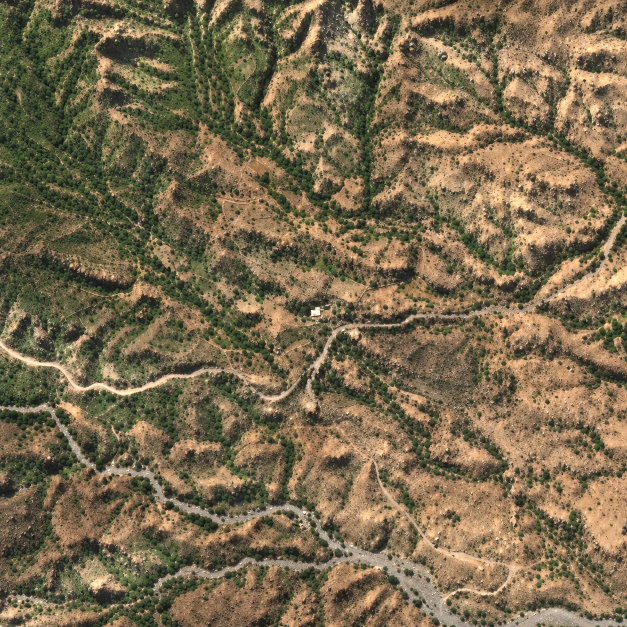
#> input picture assets/originals/velmora/ops1/x3/0_0.png, 1254 x 1254 px, found by its file name (shown at 1/2 size)
$ python make_region.py
#> lines starting #> are read from the running program, lines starting #| are printed output that depends on the picture
"""The ground around the theatre, for the F-15SA's view from altitude (docs/ASSETS.md, «أرض المنطقة»).

  python3 tools/make_region.py      # build/region_inner.png, the game's region.jpg and outer1-3.jpg, and their places

Inputs (assets/originals/terrain/):
  theatre_zoom1.png        the generator's zoom-out around the theatre (1254 px, about 4.4 km)
  theatre_zoom1_x3/c_r.png the same, regenerated at 3x in a 3 x 3 grid (column_row, 1254 px each, about 1.17 m/px)
  theatre_zoom2.png        a zoom-out of theatre_zoom1 (1254 px, about 8.3 km)
  theatre_zoom3.png        a zoom-out of theatre_zoom2 (16.8 km; it came at 4096 px, an upscale of about 2048: kept at 2048)
  theatre_zoom4.png        a zoom-out of theatre_zoom3 (33.5 km; the same)
The theatre itself is maps/theater/tiles/0 (its w x h from data/maps/theater/map.json, at 0.85 m/px).

1. The nine tiles are laid on their grid. Each was detailed on its own, so their colour drifts a little and their
   seams show: the low frequencies (blur sigma 24 px, about 28 m) are taken from the zoom-out, the detail from the tiles.
2. The theatre is found in the result (SIFT against the zoom-out, refined by ECC on the region, then the nearest turn
   and scale) and put back over the generator's redrawing of it, faded in over its outer 60 px (about 50 m), so the
   playable map stays the game's own pixels; all but its eastern plain (see keep()).
3. The three zoom-outs round it (outer()): each found in the next (SIFT, then ECC), its colour brought to the one inside
   it, and each picture faded at its edge into the next one out, so the game simply stacks them, opaque.
4. For the game: maps/theater/tiles/region.jpg and outer1-3.jpg, and their places in the theatre ('region' and 'outer'
   in data/maps/theater/map.json), and outer_far.jpg, a soft copy of the last one that the game mirrors round it. Its
   open sea is laid calm (calm_sea), and 'outerSea' says how far across it that sea runs on every row: the game fills
   the theatre's west, past the copy's own sea, from that strip alone (the mirror copies had brought the coast back
   into the sea 33 km out, and the reefs again between).
Needs opencv-python-headless and scipy (pip).
"""
import json
import os
import cv2
import numpy as np
from scipy import ndimage

ROOT = os.path.dirname(os.path.dirname(os.path.abspath(__file__)))
TER = os.path.join(ROOT, 'assets', 'originals', 'terrain')
OUT = os.path.join(ROOT, 'build')
MPP = 0.85                                     # the theatre's metres per pixel
COLA = 1814                                    # the maps' column (make_theater.py); east of it, the air base's plain


FIX = os.path.join(TER, 'theatre_in_region.json')   # where the theatre lies in the region (see main())


def theatre_map():
    return json.load(open(os.path.join(ROOT, 'data', 'maps', 'theater', 'map.json')))


# [9 lines left out: function theatre, not called in this run]


def mosaic():
    T = cv2.imread(os.path.join(TER, 'theatre_zoom1_x3', '0_0.png')).shape[0]
    m = np.zeros((3 * T, 3 * T, 3), np.uint8)
    for c in range(3):
        for r in range(3):
            m[r * T:(r + 1) * T, c * T:(c + 1) * T] = cv2.imread(os.path.join(TER, 'theatre_zoom1_x3', f'{c}_{r}.png'))
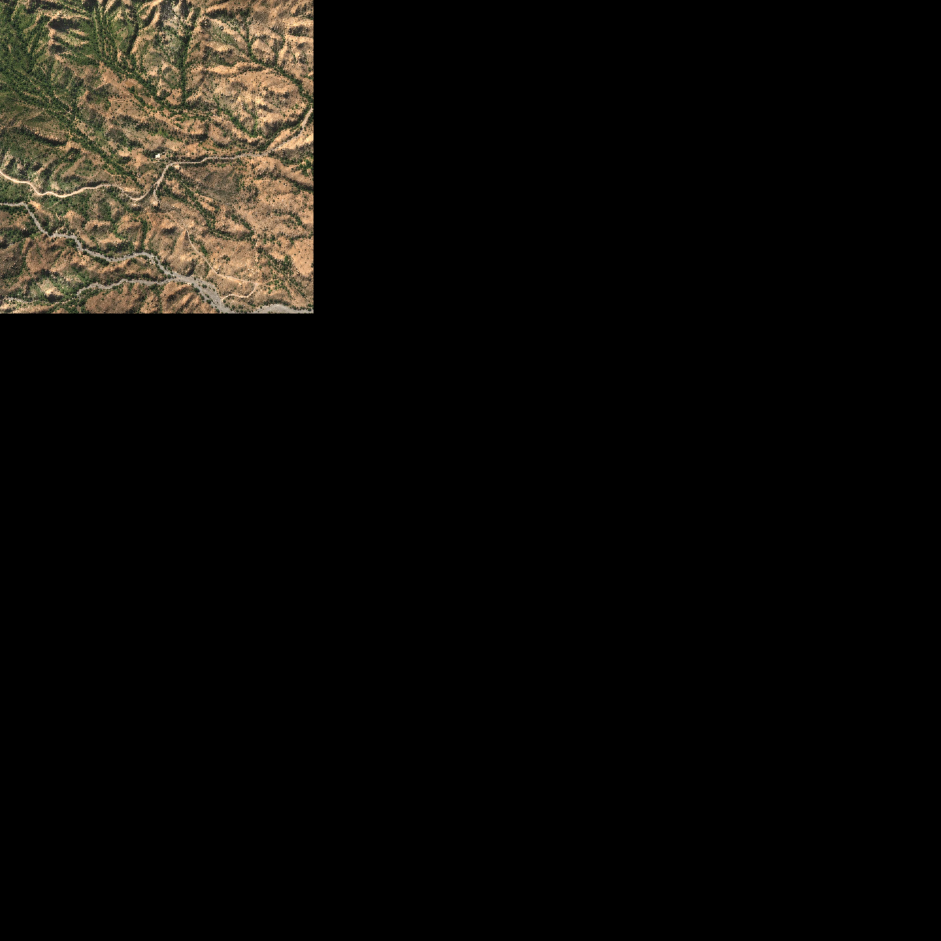
#> m: shape (3762, 3762, 3) (shown at 1/4 size); mean B, G, R 8.7, 11.9, 13.6
    z = cv2.imread(os.path.join(TER, 'theatre_zoom1.png'))
    zu = cv2.resize(z, (m.shape[1], m.shape[0]), interpolation=cv2.INTER_CUBIC).astype(np.float32)
    mf = m.astype(np.float32)
    lo = lambda a: cv2.GaussianBlur(a, (0, 0), 24)
    return np.clip(mf - lo(mf) + lo(zu), 0, 255).astype(np.uint8)


# [62 lines left out: functions place, keep, not called in this run]

H3 = lambda M: np.vstack([M, [0, 0, 1]])


# [104 lines left out: functions similar, down, fade, calm_sea, outer, placeof, not called in this run]


def main():
    os.makedirs(OUT, exist_ok=True)
    reg, core = mosaic(), theatre()
    # where the theatre lies in the region is a fact of the source pictures (the zoom-outs were drawn from the theatre
    # as it was then), kept in FIX once found: the theatre since redrawn (its air base) is not searched for again
    if os.path.exists(FIX):
        f = json.load(open(FIX)); n = f['n']; th = -f['rot']; k = f['size'] / n
        T = np.array([[k * np.cos(th), -k * np.sin(th), 0], [k * np.sin(th), k * np.cos(th), 0], [0, 0, 1]])
        c = T @ np.array([(n - 1) / 2, (n - 1) / 2, 1.0]); T[0, 2], T[1, 2] = f['cx'] - c[0], f['cy'] - c[1]
        M = np.linalg.inv(T)[:2]
        print('theatre in the region: as fixed in', os.path.relpath(FIX, ROOT))
    else:
        M, ni, ng = place(core, reg)
        print(f'theatre in the region: {ni}/{ng} matches')
        json.dump({'n': reg.shape[1], **placeof(cv2.invertAffineTransform(M), reg.shape[1])}, open(FIX, 'w'))
    s, rot = np.hypot(M[0, 0], M[1, 0]), np.degrees(np.arctan2(M[1, 0], M[0, 0]))
    print(f'  scale {s:.4f} ({MPP / s:.3f} m/px), rotation {rot:.2f}°, origin {M[:, 2].round(1)}')
    H, W = reg.shape[:2]
    warp = cv2.warpAffine(core, M, (W, H), flags=cv2.INTER_LANCZOS4)
    k, plain = keep(core)
    a = cv2.warpAffine(k, M, (W, H))[..., None]
    pl = cv2.warpAffine(plain, M, (W, H))[..., None]
    # the base on the plain: its ground's colour (blurred over 80 px) taken to the region's there
    lo = lambda x: cv2.GaussianBlur(x, (0, 0), 80)
    wf = warp.astype(np.float32)
    wf = wf + pl * (lo(reg.astype(np.float32)) - lo(wf))
    out = np.clip(wf * a + reg * (1 - a), 0, 255).astype(np.uint8)
    cv2.imwrite(os.path.join(OUT, 'region_inner.png'), out)
    print('region', W, 'x', H, 'px,', f'{W * MPP / s / 1000:.2f} km across; build/region_inner.png')
    L, T, soft, sea = outer(out, M)
    # for the game (the F-15SA's view through the canopy and its TSD), and where each lies in the theatre's pixels:
    #   region.jpg  1536 px (2.9 m/px; from 15,000 ft the glass shows some 5 m a screen pixel)
    #   outer1.jpg  1254 px (6.6 m/px, as it came), outer2.jpg and outer3.jpg 1536 px (11 and 22 m/px: seen from 8 km
    #   and 16 km on, where a screen pixel spans some 10 and 20 m across the view)
    #   outer_far.jpg  the last one's soft copy, 256 px: mirrored round it to the horizon
    tiles = os.path.join(ROOT, 'maps', 'theater', 'tiles')
    for k, (name, n) in enumerate((('region', 1536), ('outer1', 1254), ('outer2', 1536), ('outer3', 1536))):
        cv2.imwrite(os.path.join(tiles, name + '.jpg'), cv2.resize(L[k], (n, n), interpolation=cv2.INTER_AREA), [cv2.IMWRITE_JPEG_QUALITY, 84])
    cv2.imwrite(os.path.join(tiles, 'outer_far.jpg'), cv2.resize(soft, (256, 256), interpolation=cv2.INTER_AREA), [cv2.IMWRITE_JPEG_QUALITY, 90])
    mj = os.path.join(ROOT, 'data', 'maps', 'theater', 'map.json')
    m = json.load(open(mj))
    m['region'] = placeof(T[0], W)
    m['outer'] = [placeof(T[k], L[k].shape[0]) for k in (1, 2, 3)]
    m['outerSea'] = sea
    # the F-15's base, on its own plain on outer2 (tools/make_airbase.py)
    import make_airbase
    m['airbase'] = make_airbase.airbase(os.path.join(ROOT, 'assets', 'originals', 'airbase.png'), m['outer'], tiles)
    json.dump(m, open(mj, 'w'), ensure_ascii=False)
    print('in the theatre: region', m['region'], '; outer', m['outer'], '; open sea on every row of the far copy to', sea)

if __name__ == '__main__':
#> (the run stopped early here; a loop or call above may not have finished)
